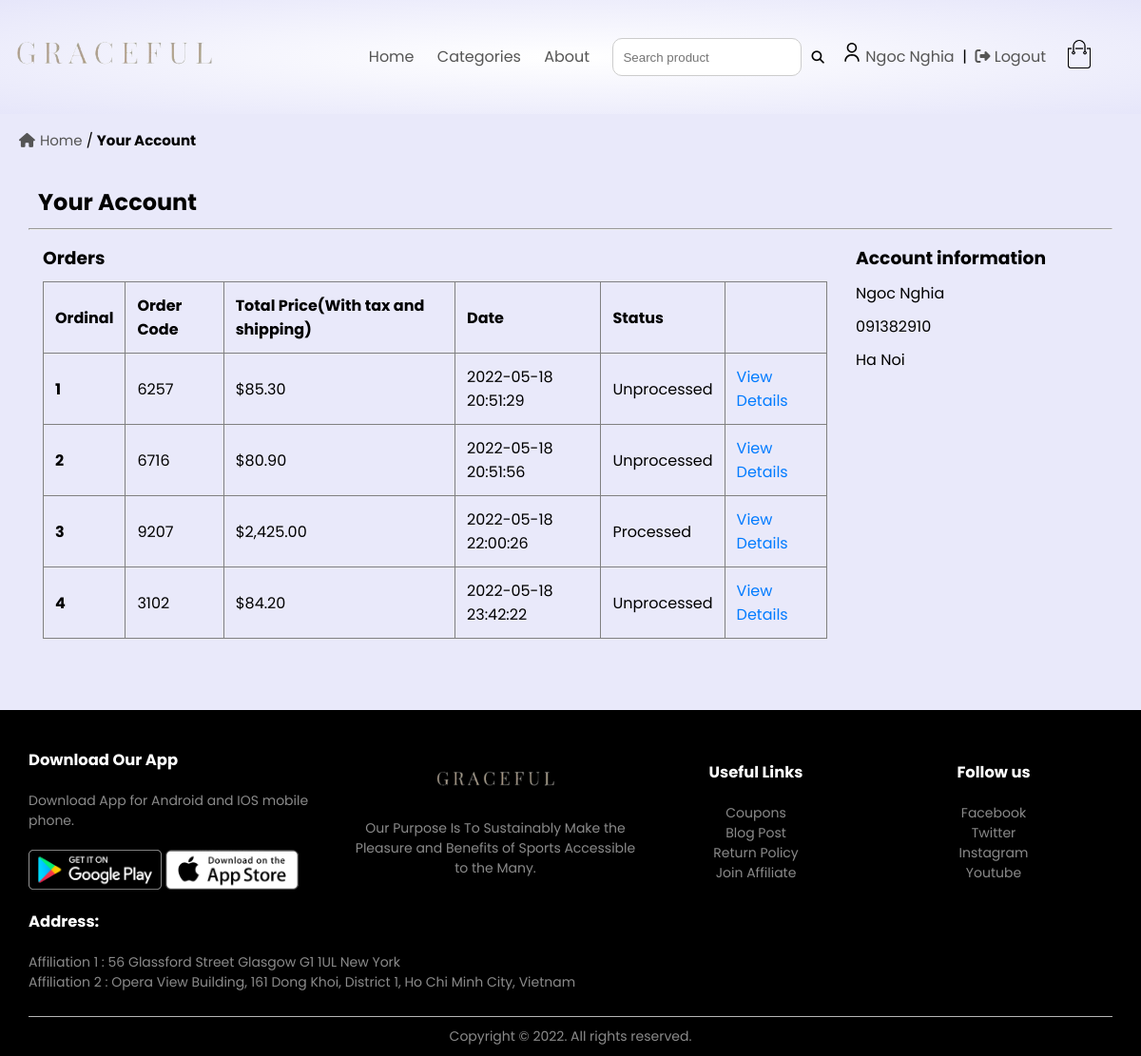
Page /index.php?control=login (signed in) on the committed database.
### tables this page shows
CREATE TABLE `transaction` (
  `transaction_id` int(11) NOT NULL,
  `user_id` int(11) NOT NULL,
  `product_id` int(11) NOT NULL,
  `quantity` int(11) NOT NULL,
  `total_price` varchar(255) NOT NULL,
  `transaction_code` int(11) NOT NULL,
  `date` timestamp NOT NULL DEFAULT current_timestamp() ON UPDATE current_timestamp(),
  `status` int(11) NOT NULL
);

CREATE TABLE `users` (
  `user_id` int(11) NOT NULL,
  `username` varchar(255) NOT NULL,
  `phone` varchar(50) NOT NULL,
  `email` varchar(100) NOT NULL,
  `address` varchar(255) NOT NULL,
  `password` varchar(100) NOT NULL,
  `active` int(11) NOT NULL
);

### include/account.php (the view, shortened to what this page needs)
<?php
  if (isset($_SESSION['userName'])) {
      $name = $_SESSION['userName'];
      $id = $_SESSION['userID'];
      $sql_getUser = mysqli_query($conn, "SELECT * FROM users WHERE user_id = '$id'");
      $fetch_getUser = mysqli_fetch_array($sql_getUser);
  ?>
    <div class="index-cart">
        <a class="a-indexCart" href="index.php">
            <i style="padding:5px;" class="fa fa-home"></i>Home
        </a>
        <span>/</span>
        <span>Your Account</span>
    </div>
    <div style="padding-bottom:60px;" class="container">
        <h2 style="padding:10px;">Your Account</h2>
        <hr>
        <div class="row mb-3" style="align-items: unset;">
            <div class="col-md-8 themed-grid-col">
                <h3 style="margin-bottom: 10px;">Orders</h3>
                <div>
                    <?php
                      $accountID = $_SESSION['userID'];
                      $i = 1;
                      $sql_selectTransaction = mysqli_query($conn, "SELECT * FROM transaction WHERE user_id = '$accountID' GROUP BY transaction_code ORDER BY date ASC");
                      ?>
                    <table style="border:1px solid grey; width: 100%;" class="table table-bordered">
                        <thead class="thead-dark">
                            <tr>
                                <th style="background-color: unset; color:black;">Ordinal</th>
                                <th style="background-color: unset; color:black;">Order Code</th>
                                <th style="background-color: unset; color:black;">Total Price(With tax and shipping)</th>
                                <th style="background-color: unset; color:black;">Date</th>
                                <th style="background-color: unset; color:black;">Status</th>
                                <th style="background-color: unset; color:black; text-align:left;"></th>
                            </tr>
                        </thead>
                        <tbody>
                            <?php
                              while ($row_selectTransaction = mysqli_fetch_array($sql_selectTransaction)) {
                              ?>
                                <tr>
                                    <th style="background-color: unset; color:black;"><?php echo $i ?></th>
                                    <td><?php echo $row_selectTransaction['transaction_code'] ?></td>
                                    <td><?php echo '$'. number_format($row_selectTransaction['total_price'], 2)?></td>
                                    <td><?php echo $row_selectTransaction['date'] ?></td>
                                    <?php
                                      $status = "";
                                      if ($row_selectTransaction['status'] == '0') {
                                          $status = 'Unprocessed';
                                      } else {
                                          $status = 'Processed';
                                      }
                                      ?>
                                    <td><?php echo $status ?></td>
                                    <td style="text-align: left;">
                                        <a class="hova" style="color:#007bff; font-size:16px;" href="?control=login&code=<?php echo $row_selectTransaction['transaction_code'] ?>">View Details</a>
                                    </td>
                                </tr>
                            <?php
                                  $i++;
                              }
                              ?>
                        </tbody>
                    </table>
                </div>
            </div>
            <div class="col-md-4 themed-grid-col">
                <h3 style="margin-bottom: 10px;">Account information</h3>
                <p style="color:black;"> <?php echo $name ?></p>
                <p class="pdt-10" style="color:black;"><?php echo $fetch_getUser['phone'] ?></p>
                <p class="pdt-10" style="color:black;"><?php echo $fetch_getUser['address'] ?></p>
            </div>
        </div>
    </div>
    <?php
  }
  ?>

### css/style.css (style rules this page uses)
* { margin: 0; padding: 0; box-sizing: border-box; }
body { font-family: 'Poppins', sans-serif; background-color: rgb(233, 233, 250); }
a { text-decoration: none; color: #555; transition: all .3s; }
p { color: #555; }
.container { max-width: 1300px; margin: auto; padding-left: 25px; padding-right: 25px; border-radius: 5px; padding: 10px 30px; }
.row { display: flex; align-items: center; flex-wrap: wrap; justify-content: space-around; }
table { width: 100%; border-collapse: collapse; }
th { text-align: left; padding: 5px; color: #fff; background: cornflowerblue; font-weight: normal; }
td { padding: 10px 5px; }
td a { color: #ff523b; font-size: 12px; }
td:last-child { text-align: right; }
th:last-child { text-align: right; }
.pdt-10 { padding-top:10px; }
.index-cart { padding: 15px; font-size: 15px; transition: all .3s; }
.index-cart span:last-child { font-weight: bold; }
.a-indexCart { position: relative; display: inline-block; }
.themed-grid-col { padding-top: 15px; padding-bottom: 15px; }
@media only screen and (min-width: 768px) { .col-md-8 { -ms-flex: 0 0 75%; flex: 0 0 75%; max-width: 75%; } }
@media only screen and (min-width: 768px) { .col-md-4 { -ms-flex: 0 0 25%; flex: 0 0 25%; max-width: 25%; } }
.col-md-4, .col-md-8 { position: relative; width: 100%; padding-right: 15px; padding-left: 15px; }
.table-bordered { border: 1px solid grey; }
.table-bordered th { font-weight: 700; }
.table-bordered td, .table-bordered th { padding: 0.75em; border: 1px solid grey; }

### rows in the picture
transaction: transaction_code "6257", total_price "85.30", date "2022-05-18 20:51:29", status "Unprocessed"
transaction: transaction_code "6716", total_price "80.90", date "2022-05-18 20:51:56", status "Unprocessed"
transaction: transaction_code "9207", total_price "2,425.00", date "2022-05-18 22:00:26", status "Processed"
transaction: transaction_code "3102", total_price "84.20", date "2022-05-18 23:42:22", status "Unprocessed"
users: phone "091382910", address "Ha Noi"

### other values in the picture
$_SESSION['userName'] "Ngoc Nghia"
$name "Ngoc Nghia"
